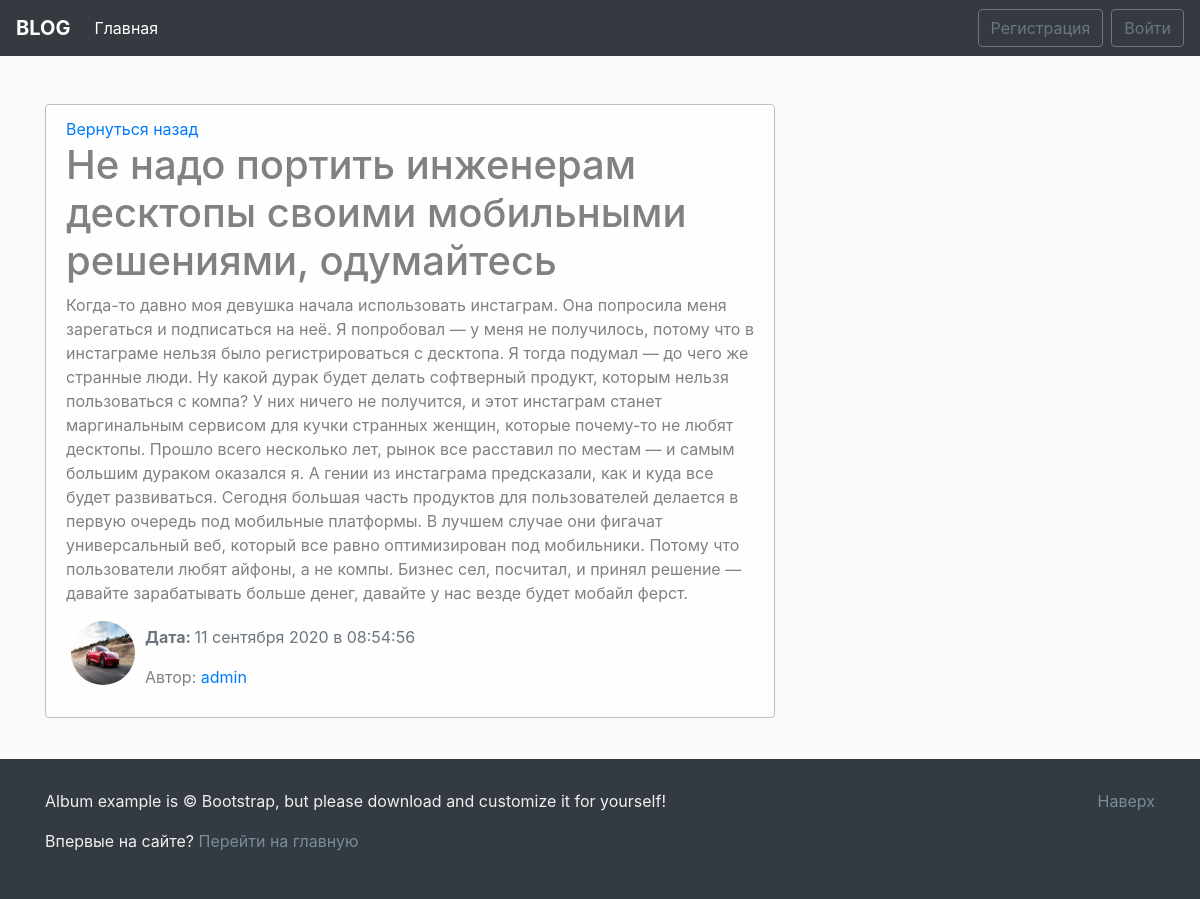
/news/3/, run on the app's committed database.
### blog/models.py (models this page shows, shortened)
class News(models.Model):
    title = models.CharField(max_length=100)
    text = models.TextField()
    date = models.DateTimeField(default=timezone.now)
    author = models.ForeignKey(User,on_delete=models.CASCADE)
    def __str__(self):
        return self.title

### users/models.py (models this page shows, shortened)
class Profile(models.Model):
    user = models.OneToOneField(User, on_delete=models.CASCADE)
    img = models.ImageField(default='default.jpg',upload_to='user_images')

### blog/views.py (the view)
# urls.py: path('news/<int:pk>/', views.NewsDetailView.as_view(), name = 'news-detail'),
class NewsDetailView(DetailView):
    model = News
    def get_context_data(self, *, object_list=None, **kwargs):
        ctx =  super(NewsDetailView,self).get_context_data(**kwargs)
        ctx['title'] = News.objects.filter(pk=self.kwargs['pk']).first()
        return ctx

### blog/templates/blog/news_detail.html (shortened to what this page needs)
{% extends 'blog/main.html' %}
{%block main_section%}
<div class="alert alert-light">
    <a href="{%url 'blog-home'%}">Вернуться назад</a>
    <h1>{{object.title}}</h1>
    <p>{{ object.text|safe}}</p>
    <div class="row">
        <div>
            {% if object.author.profile.img %}
            <img src="{{object.author.profile.img.url}}" alt="{{object.author}}" class="user_image">
            {% else %}
            <img src="/pictures/default.jpg" alt="{{object.author}}" class="user_image">
            {%endif%}
        </div>
        <div class="mt-1">
            <span class="text-muted"><p><b>Дата: </b>{{object.date|date:"d E Y в H:i:s" }}</p></span>
            <p>Автор: <a href="">{{object.author}}</a></p>
        </div>
    </div>
</div>
    {%endblock main_section%}

### blog/static/blog/main.css (style rules this page uses)
body { background: #fafafa }
.alert-light { border-color: #bfbfbf }
.user_image { width: 64px; height: 64px; border-radius: 50%; margin-right: 10px; margin-left: 20px; }

### data on the page
News: title "Не надо портить инженерам десктопы своими мобильными решениями, одумайтесь", text "Когда-то давно моя девушка начала использовать инстаграм. Она попросила меня зарегаться и подписаться на неё. Я попробовал — у меня не получилось, потому что в инстаграме нельзя было регистрироваться с десктопа. Я тогда подумал — до чего же странные люди. Ну какой дурак будет делать софтверный продукт, которым нельзя пользоваться с компа? У них ничего не получится, и этот инстаграм станет маргинальным сервисом для кучки странных женщин, которые почему-то не любят десктопы. Прошло всего несколько лет, рынок все расставил по местам — и самым большим дураком оказался я. А гении из инстаграма предсказали, как и куда все будет развиваться. Сегодня большая часть продуктов для пользователей…", author.profile.img (picture), date "11 сентября 2020 в 08:54:56", author "admin"
